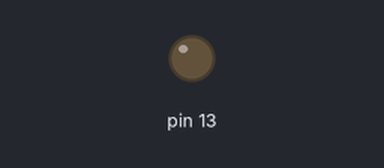
Simulated run of this sketch. Board: Arduino Uno, built with avr-gcc and run on an emulated ATmega328P. Parts: output pins drawn as LEDs (lit = HIGH).

Above: at 1.4 s.
At 3.7 s:
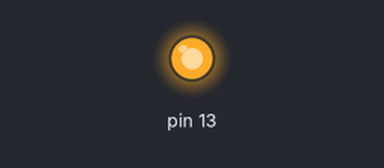
Timing chart, 0 to 10.4 s (numbered marks = the images above):
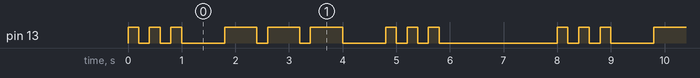

The sketch:

blink_led_P1.ino
```cpp
void setup() {
  pinMode(13,OUTPUT);

}
void short_blink(int times){
  for(int i=0;i<times;i++){
    digitalWrite(13,HIGH);
    delay(200);
    digitalWrite(13,LOW);
    delay(200);
  }
}
void long_blink(int times){
  for(int i=0;i<times;i++){
  digitalWrite(13,HIGH);
  delay(600);
  digitalWrite(13,LOW);
  delay(200);
  }
}
void blinkPattern(int shortCount, int longCount){
  short_blink(shortCount); //for "S"
  delay(600);
  long_blink(longCount); //for "O"
  delay(600);
  short_blink(shortCount); //for "S"
}

void loop() {
  blinkPattern(3, 3);
  delay(2000); // pause before repeating
}
```

Measured:
- by itself, pin 13: repeats every 8.0 s: 2 × (LOW 0.20 s, HIGH 0.20 s), LOW 0.80 s, 2 × (HIGH 0.60 s, LOW 0.20 s), HIGH 0.60 s, LOW 0.80 s, 2 × (HIGH 0.20 s, LOW 0.20 s), HIGH 0.20 s, LOW 2.2 s, HIGH 0.20 s
- by itself, everything shown: repeats every 8.0 s, in 18 steps
